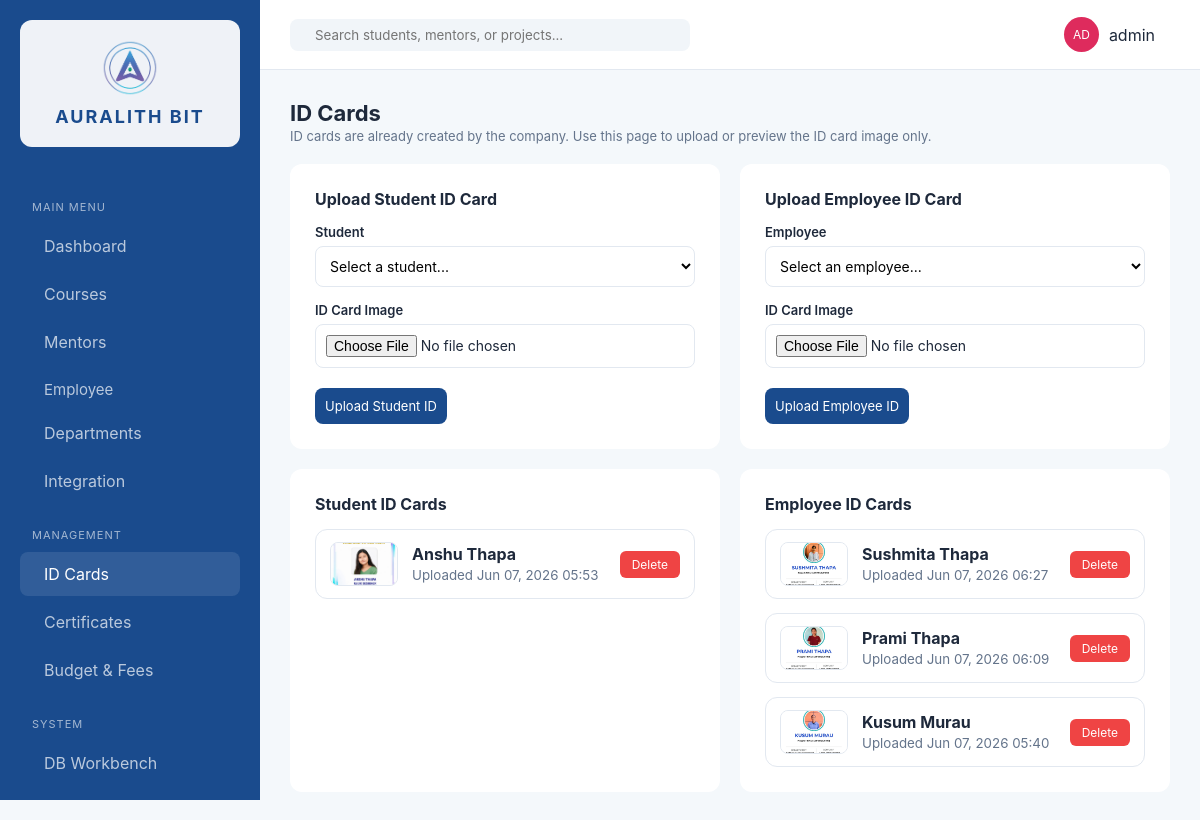
The app's page /id-generation/ (signed in) with its own data.
### erp_app/models.py (models this page shows, shortened)
class IDCard(models.Model):
    CARD_TYPE_CHOICES = [
        ('student', 'Student'),
        ('employee', 'Employee'),
    ]
    card_type = models.CharField(max_length=20, choices=CARD_TYPE_CHOICES)
    student = models.ForeignKey(Student, on_delete=models.CASCADE, null=True, blank=True, related_name='id_cards')
    employee = models.ForeignKey('Employee', on_delete=models.CASCADE, null=True, blank=True, related_name='id_cards')
    file = models.FileField(upload_to='id_cards/')
    uploaded_at = models.DateTimeField(auto_now_add=True)
    class Meta:
        ordering = ['-uploaded_at']
    @property
    def owner_name(self):
        if self.card_type == 'student' and self.student:
            return self.student.name
        if self.card_type == 'employee' and self.employee:
            return self.employee.name
        return 'Unknown'

class Student(models.Model):
    user = models.OneToOneField(User, on_delete=models.CASCADE, null=True, blank=True, related_name='student_profile')
    name = models.CharField(max_length=200)
    email = models.EmailField(unique=True)
    phone = models.CharField(max_length=20, blank=True)
    enrolled_date = models.DateField(auto_now_add=True)
    is_intern = models.BooleanField(default=False)
    class Meta:
        ordering = ['name']

class Employee(models.Model):
    EMPLOYEE_TYPES = [
        ('intern', 'Intern'),
        ('staff', 'Staff'),
        ('mentor', 'Mentor'),
        ('admin', 'Admin'),
    ]
    name = models.CharField(max_length=200)
    email = models.EmailField(unique=True)
    department = models.ForeignKey(Department, on_delete=models.SET_NULL, null=True, blank=True)
    role = models.CharField(max_length=200, blank=True)
    employee_type = models.CharField(max_length=20, choices=EMPLOYEE_TYPES, default='staff')
    joined_date = models.DateField(default=datetime.date.today)
    class Meta:
        ordering = ['name']

### erp_app/views.py (the view, shortened to what this page needs)
# urls.py: path('id-generation/', views.id_generation, name='id_generation'),
@login_required
def id_generation(request):
    students = Student.objects.all()
    employees = Employee.objects.select_related('department').all()
    courses = Course.objects.all()
    departments = Department.objects.all()
    student_cards = IDCard.objects.filter(card_type='student').select_related('student')
    employee_cards = IDCard.objects.filter(card_type='employee').select_related('employee')
    context = {
        'students': students,
        'employees': employees,
        'courses': courses,
        'departments': departments,
        'student_cards': student_cards,
        'employee_cards': employee_cards,
        'is_admin': has_role(request.user, SUPER_ADMIN, NORMAL_STAFF),
    }
    return render(request, 'erp_app/id_generation.html', context)

### erp_app/roles.py (called while the page is built)
def get_user_roles(user):
    if not user.is_authenticated:
        return []
    roles = set()
    if user.is_superuser:
        roles.add(SUPER_ADMIN)
    for group in user.groups.all():
        roles.add(group.name)
    if hasattr(user, 'student_profile') and user.student_profile:
        roles.add(STUDENT)
    return list(roles)

def has_role(user, *roles):
    user_roles = get_user_roles(user)
    return any(r in user_roles for r in roles)

### erp_app/templates/erp_app/id_generation.html (shortened to what this page needs)
{% extends 'erp_app/base.html' %}
{% block content %}
<header class="top-nav" style="position:static;padding:0 0 20px 0;border-bottom:none;height:auto;background:transparent;">
    <div class="header-info">
        <h1>ID Cards</h1>
        <p>ID cards are already created by the company. Use this page to upload or preview the ID card image only.</p>
    </div>
</header>
<div style="display:grid;grid-template-columns:{% if is_admin %}1fr 1fr{% else %}1fr{% endif %};gap:20px;">
    {% if is_admin %}
    <div class="data-card" style="padding:25px;">
        <h3 style="margin-bottom:15px;">Upload Student ID Card</h3>
        <form method="post" enctype="multipart/form-data">
            <div class="form-group" style="margin-bottom:15px;">
                <label style="display:block;font-size:13px;font-weight:600;margin-bottom:6px;">Student</label>
                <select name="owner_id" style="width:100%;padding:10px;border:1px solid #E2E8F0;border-radius:8px;" required>
                    <option value="">Select a student...</option>
                </select>
            </div>
            <div class="form-group" style="margin-bottom:20px;">
                <label style="display:block;font-size:13px;font-weight:600;margin-bottom:6px;">ID Card Image</label>
                <input name="id_card_file" type="file" accept="image/*" style="width:100%;padding:10px;border:1px solid #E2E8F0;border-radius:8px;" required>
            </div>
            <button class="btn-filled" type="submit"> Upload Student ID</button>
        </form>
    </div>
    <div class="data-card" style="padding:25px;">
        <h3 style="margin-bottom:15px;">Upload Employee ID Card</h3>
        <form method="post" enctype="multipart/form-data">
            <div class="form-group" style="margin-bottom:15px;">
                <label style="display:block;font-size:13px;font-weight:600;margin-bottom:6px;">Employee</label>
                <select name="owner_id" style="width:100%;padding:10px;border:1px solid #E2E8F0;border-radius:8px;" required>
                    <option value="">Select an employee...</option>
                </select>
            </div>
            <div class="form-group" style="margin-bottom:20px;">
                <label style="display:block;font-size:13px;font-weight:600;margin-bottom:6px;">ID Card Image</label>
                <input name="id_card_file" type="file" accept="image/*" style="width:100%;padding:10px;border:1px solid #E2E8F0;border-radius:8px;" required>
            </div>
            <button class="btn-filled" type="submit"> Upload Employee ID</button>
        </form>
    </div>
    {% endif %}
    <div class="data-card" style="padding:25px;">
        <h3 style="margin-bottom:15px;">Student ID Cards</h3>
        {% if student_cards %}
        <div style="display:grid;gap:14px;">
            {% for card in student_cards %}
            <div class="id-card-item" onclick="openImageModal('{{ card.file.url }}', '{{ card.owner_name }}')">
                <img src="{{ card.file.url }}" alt="{{ card.owner_name }}" class="id-card-thumbnail" />
                <div class="id-card-content">
                    <div style="font-weight:700;color:var(--text-dark);">{{ card.owner_name }}</div>
                    <small style="color:var(--text-muted);">Uploaded {{ card.uploaded_at|date:'M d, Y H:i' }}</small>
                </div>
                {% if is_admin %}
                <div class="id-card-actions">
                    <button type="button" class="btn-delete" onclick="deleteIDCard(event, {{ card.id }})">
                         Delete
                    </button>
                </div>
                {% endif %}
            </div>
            {% endfor %}
        </div>
        {% else %}
        <p style="color:var(--text-muted);font-size:14px;">No student ID cards have been uploaded yet.</p>
        {% endif %}
    </div>
    <div class="data-card" style="padding:25px;">
        <h3 style="margin-bottom:15px;">Employee ID Cards</h3>
        {% if employee_cards %}
        <div style="display:grid;gap:14px;">
            {% for card in employee_cards %}
            <div class="id-card-item" onclick="openImageModal('{{ card.file.url }}', '{{ card.owner_name }}')">
                <img src="{{ card.file.url }}" alt="{{ card.owner_name }}" class="id-card-thumbnail" />
                <div class="id-card-content">
                    <div style="font-weight:700;color:var(--text-dark);">{{ card.owner_name }}</div>
                    <small style="color:var(--text-muted);">Uploaded {{ card.uploaded_at|date:'M d, Y H:i' }}</small>
                </div>
                {% if is_admin %}
                <div class="id-card-actions">
                    <button type="button" class="btn-delete" onclick="deleteIDCard(event, {{ card.id }})">
                         Delete
                    </button>
                </div>
                {% endif %}
            </div>
            {% endfor %}
        </div>
        {% else %}
        <p style="color:var(--text-muted);font-size:14px;">No employee ID cards have been uploaded yet.</p>
        {% endif %}
    </div>
</div>
{% endblock %}

### erp_app/templates/erp_app/base.html (shortened to what this page needs)
<!DOCTYPE html>
{% load static %}
<html lang="en">
<head>
    <link rel="stylesheet" href="{% static 'erp_app/css/style.css' %}">
</head>
<body>
    <div class="app-container">
        <aside class="sidebar">
            <div class="brand">
                <img src="{% static 'erp_app/images/AURALITH_logo.png' %}" alt="Auralith Bit Logo" class="sidebar-logo" width="56" height="56">
                <h2>AURALITH BIT</h2>
            </div>
            <nav>
                <p class="nav-label">Main Menu</p>
                <a href="{% url 'dashboard' %}" {% if request.resolver_match.url_name == 'dashboard' %}class="active"{% endif %}> Dashboard</a>
                {% if is_any_staff or is_student or is_intern %}
                <a href="{% url 'courses' %}" {% if request.resolver_match.url_name == 'courses' %}class="active"{% endif %}> Courses</a>
                {% endif %}
                {% if is_teaching_staff or is_super_admin or is_intern or is_student %}
                <a href="{% url 'mentors' %}" {% if request.resolver_match.url_name == 'mentors' %}class="active"{% endif %}> Mentors</a>
                {% endif %}
                {% if is_any_staff or is_intern %}
                <div class="dropdown">
                    <button class="dropdown-btn">
                        <span> Employee</span>
                    </button>
                </div>
                {% endif %}
                {% if is_normal_staff or is_super_admin or is_teaching_staff %}
                <a href="{% url 'departments' %}" {% if request.resolver_match.url_name == 'departments' %}class="active"{% endif %}> Departments</a>
                {% endif %}
                {% if is_any_staff %}
                <a href="{% url 'integration' %}" {% if request.resolver_match.url_name == 'integration' %}class="active"{% endif %}> Integration</a>
                {% endif %}
                <p class="nav-label">Management</p>
                {% if is_normal_staff or is_super_admin or is_teaching_staff %}
                <a href="{% url 'id_generation' %}" {% if request.resolver_match.url_name == 'id_generation' %}class="active"{% endif %}> ID Cards</a>
                {% endif %}
                {% if is_any_staff or is_student or is_intern %}
                <a href="{% url 'certificates' %}" > Certificates</a>
                {% endif %}
                {% if is_normal_staff or is_super_admin or is_teaching_staff %}
                <a href="{% url 'budget_fees' %}" {% if request.resolver_match.url_name == 'budget_fees' %}class="active"{% endif %}> Budget & Fees</a>
                {% endif %}
                {% if is_super_admin %}
                <p class="nav-label">System</p>
                <a href="{% url 'workbench' %}" {% if request.resolver_match.url_name == 'workbench' %}class="active"{% endif %}> DB Workbench</a>
                {% endif %}
            </nav>
        </aside>
        <main class="workspace">
            <header class="top-nav">
                <form class="search-box" method="get" action="{% url 'search' %}" autocomplete="off">
                    <input type="text" name="q" id="globalSearch" placeholder="Search students, mentors, or projects..." value="{{ request.GET.q|default_if_none:'' }}" autocomplete="off">
                </form>
                <div class="user-profile" style="position:relative;display:flex;align-items:center;gap:10px;">
                    <div class="avatar">{{ user_initials }}</div>
                    <span>{{ request.user.get_full_name|default:request.user.username }}</span>
                </div>
            </header>
            <div class="content">
                {% block content %}{% endblock %}
            </div>
        </main>
    </div>
</body>
</html>

### erp_app/static/erp_app/css/style.css (style rules this page uses)
:root { --auralith-blue: #1A4B8D; --auralith-light: #F4F8FB; --accent: #DE2B5D; --text-dark: #1E293B; --text-muted: #64748B; --sidebar-w: 260px; --bg: #F4F8FB; --surface: #FFFFFF; --surface-alt: #FFFFFF; --panel-border: #E2E8F0; --topnav-bg: #FFFFFF; --search-bg: #F1F5F9; }
* { margin: 0; padding: 0; box-sizing: border-box; font-family: 'Inter', sans-serif; }
body { background: var(--bg); color: var(--text-dark); }
.app-container { display: flex; min-height: 100vh; }
.sidebar { width: var(--sidebar-w); background: var(--auralith-blue); color: white; padding: 20px; position: fixed; height: 100vh; overflow-y: auto; left: 0; top: 0; display: flex; flex-direction: column; }
nav { flex: 1; }
.nav-label { font-size: 11px; text-transform: uppercase; opacity: 0.5; margin: 20px 0 10px; }
nav a { display: flex; align-items: center; gap: 12px; color: rgba(255,255,255,0.7); text-decoration: none; padding: 12px; border-radius: 8px; margin-bottom: 4px; transition: 0.3s; }
nav a:hover, nav a.active { background: rgba(255,255,255,0.1); color: white; }
.workspace { flex: 1; display: flex; flex-direction: column; margin-left: var(--sidebar-w); }
.top-nav { height: 70px; background: var(--topnav-bg); display: flex; justify-content: space-between; align-items: center; padding: 0 30px; border-bottom: 1px solid var(--panel-border); }
.search-box { display: flex; align-items: center; background: var(--search-bg); padding: 8px 15px; border-radius: 8px; width: 400px; }
.search-box input { border: none; background: transparent; outline: none; margin-left: 10px; width: 100%; }
.user-profile { display: flex; align-items: center; gap: 15px; }
.avatar { background: var(--accent); color: white; width: 35px; height: 35px; border-radius: 50%; display: flex; align-items: center; justify-content: center; font-size: 12px; }
.content { padding: 30px; animation: contentFadeIn 0.25s ease-out; }
.data-card { background: var(--surface); border-radius: 12px; padding: 20px; animation: cardFadeIn 0.35s ease-out both; }
.btn-filled { background: var(--auralith-blue); color: white; border: none; padding: 10px; border-radius: 8px; cursor: pointer; font-size: 13px; }
.nav-label { font-size: 11px; text-transform: uppercase; opacity: 0.6; margin: 25px 0 10px 12px; letter-spacing: 1px; }
.dropdown { width: 100%; }
.dropdown-btn { width: 100%; display: flex; align-items: center; justify-content: space-between; background: transparent; border: none; color: rgba(255,255,255,0.7); padding: 12px; border-radius: 8px; cursor: pointer; font-size: 15px; transition: 0.3s; }
.dropdown-btn span { display: flex; align-items: center; gap: 12px; }
.brand { display: flex; flex-direction: column; align-items: center; justify-content: center; gap: 10px; margin: 0 0 28px; padding: 20px 28px; background: rgba(255,255,255,0.93); border-radius: 12px; text-align: center; }
.sidebar-logo { width: 56px; height: auto; object-fit: contain; border-radius: 8px; }
.brand h2 { font-size: 18px; color: var(--auralith-blue); letter-spacing: 2px; white-space: nowrap; }
.header-info h1 { font-size: 22px; margin: 0; }
.header-info p { font-size: 13px; color: #64748B; margin: 2px 0 0; }
.form-group { margin-bottom: 15px; }
.form-group label { display: block; font-size: 13px; font-weight: 600; margin-bottom: 6px; color: var(--text-dark); }
.form-group select, .form-group input { width: 100%; padding: 10px 12px; border: 1px solid #E2E8F0; border-radius: 8px; font-size: 14px; outline: none; transition: 0.2s; background: white; }
.data-card h3 { font-size: 16px; margin-bottom: 15px; }

### erp_app/templates/erp_app/id_generation.html (style rules this page uses)
.id-card-item { display:flex; align-items:center; gap:14px; background:var(--surface-alt); border:1px solid var(--panel-border); padding:12px 14px; border-radius:12px; cursor:pointer; transition:all .3s ease; }
.id-card-thumbnail { width:68px; height:44px; object-fit:cover; border-radius:8px; border:1px solid #E2E8F0; }
.id-card-content { flex:1; min-width:0; }
.id-card-actions { display:flex; gap:8px; align-items:center; }
.btn-delete { padding:6px 12px; background:#EF4444; color:#fff; border:none; border-radius:6px; cursor:pointer; font-size:12px; }

### records on screen
IDCard: file (picture), owner_name "Anshu Thapa", uploaded_at "Jun 07, 2026 05:53"
IDCard: file (picture), owner_name "Sushmita Thapa", uploaded_at "Jun 07, 2026 06:27"
IDCard: file (picture), owner_name "Prami Thapa", uploaded_at "Jun 07, 2026 06:09"
IDCard: file (picture), owner_name "Kusum Murau", uploaded_at "Jun 07, 2026 05:40"

### other values on screen
{{ user_initials }} "AD"
{{ request.user.get_full_name|default:request.user.username }} "admin"
